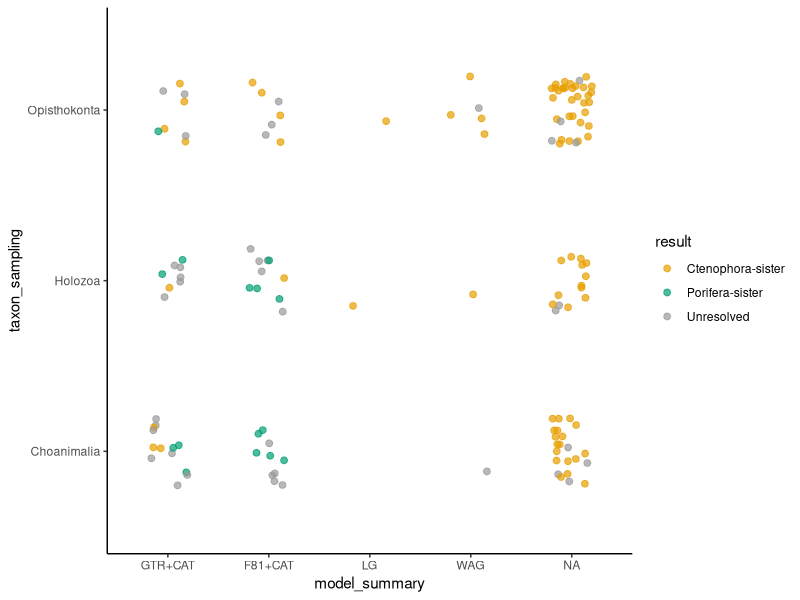

Write R code to recreate this figure.
## ---- chunk 1
knitr::opts_chunk$set(
	message = FALSE,
	warning = FALSE,
	echo=FALSE,
	dpi=300,
	cache=TRUE
	)
## ---- chunk 2
library( tidyverse )
library( magrittr )
## ---- chunk 3

# A colorblind friendly palette from http://www.cookbook-r.com/Graphs/Colors_(ggplot2)/#a-colorblind-friendly-palette:
cbPalette <- c("#999999", "#E69F00", "#56B4E9", "#009E73", "#F0E442", "#0072B2", "#D55E00", "#CC79A7")

result_colors = c( cbPalette[2], cbPalette[4], cbPalette[1] )
names( result_colors ) = c( "Ctenophora-sister", "Porifera-sister", "Unresolved" )

papers = read_tsv( "tables/papers.tsv" )
datasets = read_tsv( "tables/datasets.tsv" )
analyses = 
	read_tsv( "tables/analyses.tsv", col_types = 'iccccccccccclnnnncc' ) %>%
	mutate( taxon_sampling = factor( taxon_sampling, levels= c( 'Choanimalia', 'Holozoa', 'Opisthokonta' ) ) )

bootstrap_threshold = 90
posterior_prob_threshold = 95

analyses$result = "Unresolved"
analyses$result[ ( analyses$inference == "Bayesian" ) & (analyses$support_porifera_sister >= posterior_prob_threshold) ] = "Porifera-sister"
analyses$result[ ( analyses$inference == "Bayesian" ) & (analyses$support_ctenophora_sister >= posterior_prob_threshold) ] = "Ctenophora-sister"
analyses$result[ ( analyses$inference == "ML" ) &       (analyses$support_porifera_sister >= bootstrap_threshold) ] = "Porifera-sister"
analyses$result[ ( analyses$inference == "ML" ) &       (analyses$support_ctenophora_sister >= bootstrap_threshold) ] = "Ctenophora-sister"
analyses$result = factor( analyses$result )

analyses$model_summary = analyses$model_rate_matrix
long_summary = paste(analyses$model_rate_matrix, analyses$model_equilibrium, sep="+")
analyses$model_summary[ ! is.na(analyses$model_equilibrium) ] = long_summary[ ! is.na(analyses$model_equilibrium) ]
analyses$model_summary[ grepl("WAG", analyses$model_summary) ] = "WAG" # Simplify WAG
analyses$model_summary = factor( analyses$model_summary, levels=c("GTR+CAT", "F81+CAT", "LG", "WAG") )

## ---- chunk 4

analyses %>% 
	ggplot( aes(x=model_summary, y=taxon_sampling, col=result) ) +
		geom_jitter( width = 0.20, height = 0.20, alpha=0.7, size=2 ) +
		scale_colour_manual(values = result_colors) +
		theme_classic()
